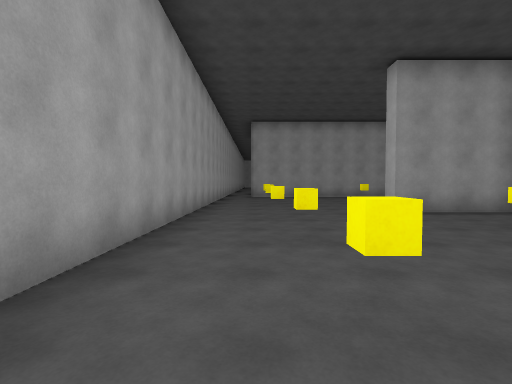
[1] (above)

13 first-person views from a walk through a 3-D level made in the Unity game engine. The camera is 1.4 m above the floor, tilts 2° down and sees 85° across. The floor is counted in squares, 2 m on a side. Each view is taken from the middle of a square. On the plan, view 1 faces up. The plan holds only what a view shows up to about 9 squares ahead; the rest is blank. The player character is not drawn.

[2]
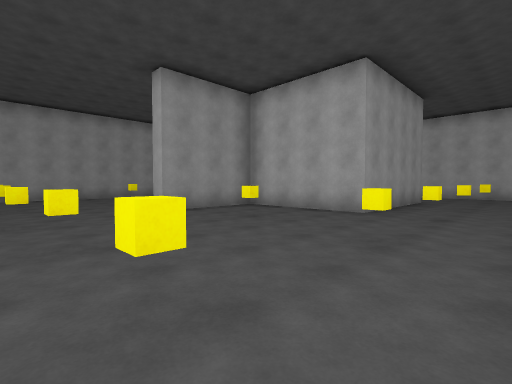

[3]
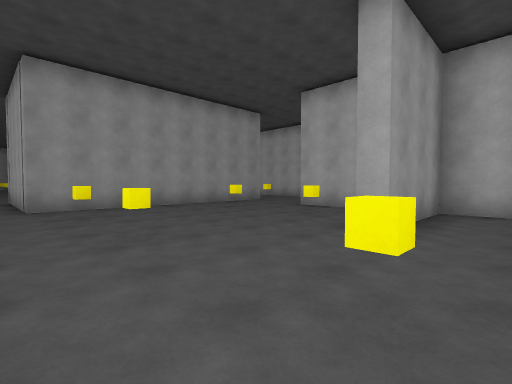

[4]
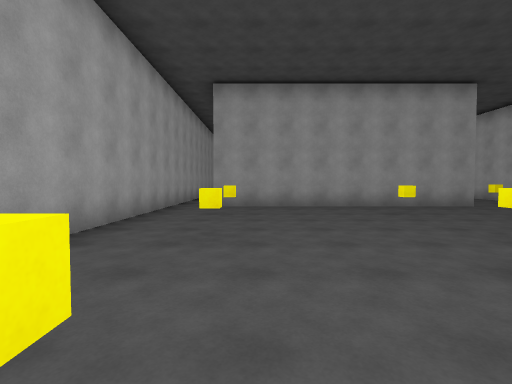

[5]
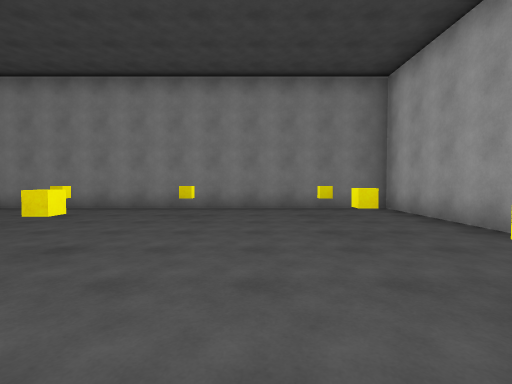

[6]
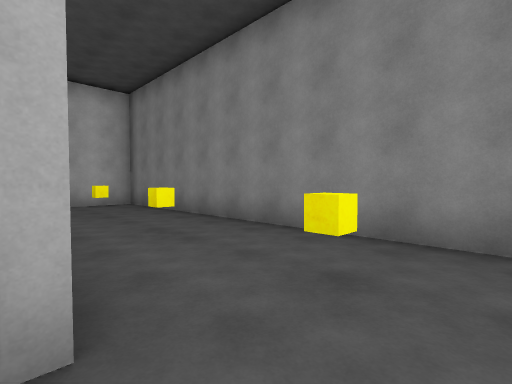

[7]
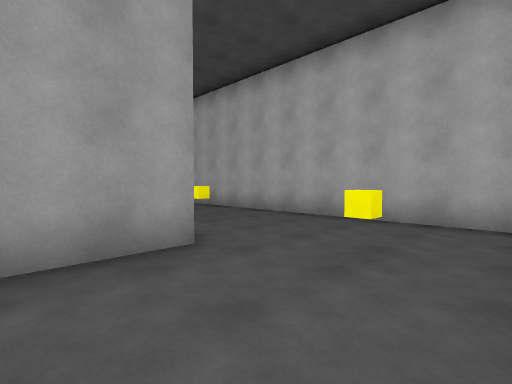

[8]
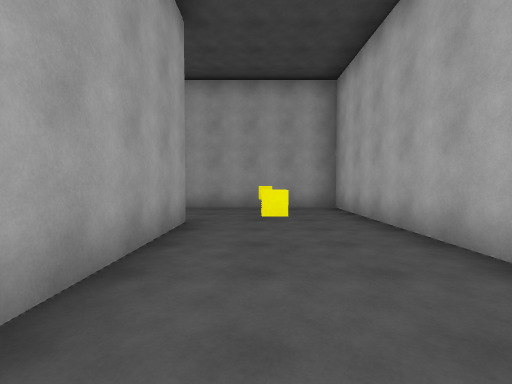

[9]
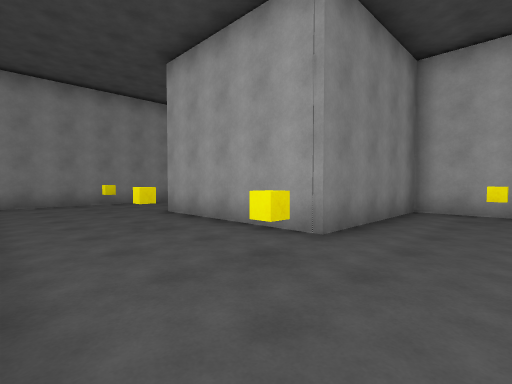

[10]
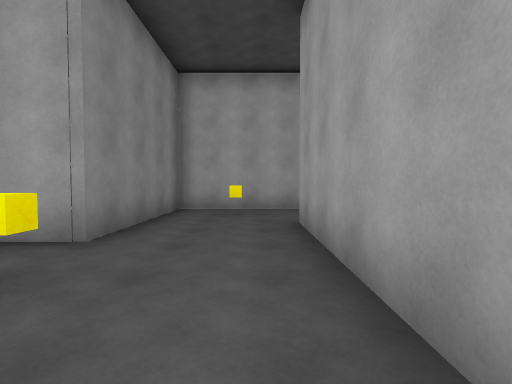

[11]
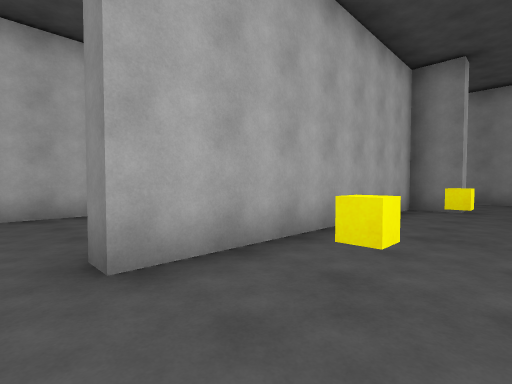

[12]
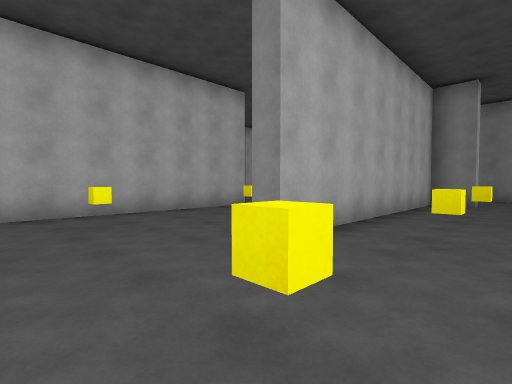

[13]
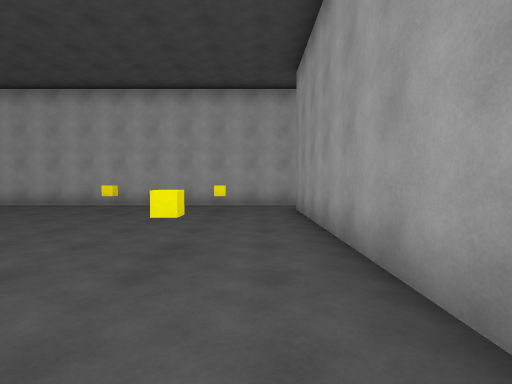

### Floor plan
Ten units are one square. View 1 is at (0, 0); x grows to the right and y downward. Boxes are objects, and circles mark ways between rooms. Rooms are numbered by the first view taken in them; rooms with no view inside come last. Other rooms are left out.
<svg viewBox="-20 -235 215 245">
<path fill="none" stroke="#000" d="M63 -84 63 -102M108 -70 108 -27 63 -27 63 -65 32 -65 32 -70M64 -130 -2 -130M-15 -125 -15 5 142 5 142 -98 104 -98M145 -140 145 -198M74 -130 64 -130M92 -98 92 -102 102 -102 102 -173 108 -173M-2 -130 -2 -170M-15 -140 -15 -125M104 -98 92 -98M67 -102 67 -70 108 -70"/>
<rect x="-5" y="-65" width="10" height="10" fill="#bbb"><title>yellow cube</title></rect>
<rect x="-5" y="-95" width="10" height="10" fill="#bbb"><title>yellow cube</title></rect>
<rect x="-5" y="-115" width="10" height="10" fill="#bbb"><title>yellow cube</title></rect>
<rect x="5" y="-15" width="10" height="10" fill="#bbb"><title>yellow cube</title></rect>
<rect x="5" y="-35" width="10" height="10" fill="#bbb"><title>yellow cube</title></rect>
<rect x="25" y="-15" width="10" height="10" fill="#bbb"><title>yellow cube</title></rect>
<rect x="35" y="-45" width="10" height="10" fill="#bbb"><title>yellow cube</title></rect>
<rect x="35" y="-95" width="10" height="10" fill="#bbb"><title>yellow cube</title></rect>
<rect x="35" y="-115" width="10" height="10" fill="#bbb"><title>yellow cube</title></rect>
<rect x="55" y="-15" width="10" height="10" fill="#bbb"><title>yellow cube</title></rect>
<rect x="85" y="-15" width="10" height="10" fill="#bbb"><title>yellow cube</title></rect>
<rect x="115" y="-15" width="10" height="10" fill="#bbb"><title>yellow cube</title></rect>
<rect x="115" y="-55" width="10" height="10" fill="#bbb"><title>yellow cube</title></rect>
<rect x="115" y="-75" width="10" height="10" fill="#bbb"><title>yellow cube</title></rect>
<rect x="85" y="-145" width="10" height="10" fill="#bbb"><title>yellow cube</title></rect>
<rect x="85" y="-175" width="10" height="10" fill="#bbb"><title>yellow cube</title></rect>
<rect x="85" y="-195" width="10" height="10" fill="#bbb"><title>yellow cube</title></rect>
<rect x="125" y="-155" width="10" height="10" fill="#bbb"><title>other object</title></rect>
<rect x="125" y="-195" width="10" height="10" fill="#bbb"><title>yellow cube</title></rect>
<rect x="75" y="-95" width="10" height="10" fill="#bbb"><title>yellow cube</title></rect>
<circle cx="-10" cy="-130" r="3" fill="#2a7"/>
<circle cx="70" cy="-115" r="3" fill="#2a7"/>
<circle cx="100" cy="-85" r="3" fill="#2a7"/>
<circle cx="85" cy="-100" r="3" fill="#2a7"/>
<text x="60" y="-50">1</text>
<text x="190" y="-230">2</text>
<text x="90" y="-90">3</text>
</svg>
Room 1 opens to room 2. Room 1 opens to room 3. Room 2 opens to room 3.

Where each view was taken, in squares from view 1:
view 1: 0 up, 0 right, facing up
view 2: 0 up, 0 right, facing up-right
view 3: 5 up, 1 left, facing up-right
view 4: 5 up, 1 right, facing up
view 5: 7 up, 2 right, facing down
view 6: 3 up, 5 right, facing down-right
view 7: 0 up, 9 right, facing up-right
view 8: 2 up, 12 right, facing up
view 9: 9 up, 14 right, facing down-left
view 10: 9 up, 14 right, facing left
view 11: 18 up, 8 right, facing down-right
view 12: 20 up, 8 right, facing down-right
view 13: 12 up, 7 right, facing left
